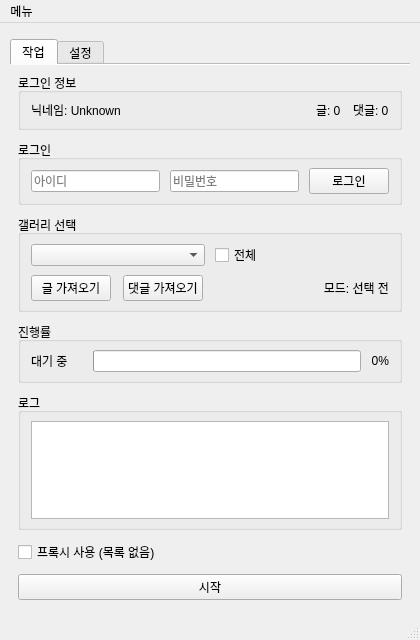
<?xml version="1.0" encoding="UTF-8"?>
<ui version="4.0">
 <class>MainWindow</class>
 <widget class="QMainWindow" name="MainWindow">
  <property name="geometry">
   <rect>
    <x>0</x>
    <y>0</y>
    <width>420</width>
    <height>640</height>
   </rect>
  </property>
  <property name="minimumSize">
   <size>
    <width>420</width>
    <height>640</height>
   </size>
  </property>
  <property name="maximumSize">
   <size>
    <width>420</width>
    <height>640</height>
   </size>
  </property>
  <property name="windowTitle">
   <string>디시인사이드 클리너</string>
  </property>
  <widget class="QWidget" name="centralwidget">
   <layout class="QVBoxLayout" name="verticalLayout">
    <property name="spacing">
     <number>6</number>
    </property>
    <property name="leftMargin">
     <number>10</number>
    </property>
    <property name="topMargin">
     <number>16</number>
    </property>
    <property name="rightMargin">
     <number>10</number>
    </property>
    <property name="bottomMargin">
     <number>10</number>
    </property>
    <item>
     <widget class="QTabWidget" name="tab_widget">
      <property name="documentMode">
       <bool>true</bool>
      </property>
      <property name="currentIndex">
       <number>0</number>
      </property>
      <widget class="QWidget" name="tab_work">
       <attribute name="title">
        <string>작업</string>
       </attribute>
       <layout class="QVBoxLayout" name="verticalLayout_work">
        <property name="spacing">
         <number>10</number>
        </property>
        <property name="leftMargin">
         <number>8</number>
        </property>
        <property name="topMargin">
         <number>8</number>
        </property>
        <property name="rightMargin">
         <number>8</number>
        </property>
        <property name="bottomMargin">
         <number>8</number>
        </property>
        <item>
         <widget class="QGroupBox" name="group_box_login_info">
          <property name="title">
           <string>로그인 정보</string>
          </property>
          <layout class="QHBoxLayout" name="horizontalLayout_login_info">
           <property name="spacing">
            <number>12</number>
           </property>
           <property name="leftMargin">
            <number>10</number>
           </property>
           <property name="topMargin">
            <number>8</number>
           </property>
           <property name="rightMargin">
            <number>10</number>
           </property>
           <property name="bottomMargin">
            <number>8</number>
           </property>
           <item>
            <widget class="QLabel" name="label_nickname">
             <property name="sizePolicy">
              <sizepolicy hsizetype="Expanding" vsizetype="Preferred">
               <horstretch>1</horstretch>
               <verstretch>0</verstretch>
              </sizepolicy>
             </property>
             <property name="text">
              <string>닉네임: Unknown</string>
             </property>
            </widget>
           </item>
           <item>
            <widget class="QLabel" name="label_article_num">
             <property name="text">
              <string>글: 0</string>
             </property>
            </widget>
           </item>
           <item>
            <widget class="QLabel" name="label_comment_num">
             <property name="text">
              <string>댓글: 0</string>
             </property>
            </widget>
           </item>
          </layout>
         </widget>
        </item>
        <item>
         <widget class="QGroupBox" name="group_box_login">
          <property name="title">
           <string>로그인</string>
          </property>
          <layout class="QHBoxLayout" name="horizontalLayout_login">
           <property name="spacing">
            <number>10</number>
           </property>
           <property name="leftMargin">
            <number>10</number>
           </property>
           <property name="topMargin">
            <number>8</number>
           </property>
           <property name="rightMargin">
            <number>10</number>
           </property>
           <property name="bottomMargin">
            <number>8</number>
           </property>
           <item>
            <widget class="QLineEdit" name="input_id">
             <property name="placeholderText">
              <string>아이디</string>
             </property>
            </widget>
           </item>
           <item>
            <widget class="QLineEdit" name="input_pw">
             <property name="echoMode">
              <enum>QLineEdit::Password</enum>
             </property>
             <property name="placeholderText">
              <string>비밀번호</string>
             </property>
            </widget>
           </item>
           <item>
            <widget class="QPushButton" name="btn_login">
             <property name="minimumSize">
              <size>
               <width>72</width>
               <height>0</height>
              </size>
             </property>
             <property name="text">
              <string>로그인</string>
             </property>
            </widget>
           </item>
          </layout>
         </widget>
        </item>
        <item>
         <widget class="QGroupBox" name="group_box_gall">
          <property name="title">
           <string>갤러리 선택</string>
          </property>
          <layout class="QVBoxLayout" name="verticalLayout_gall">
           <property name="spacing">
            <number>8</number>
           </property>
           <property name="leftMargin">
            <number>10</number>
           </property>
           <property name="topMargin">
            <number>8</number>
           </property>
           <property name="rightMargin">
            <number>10</number>
           </property>
           <property name="bottomMargin">
            <number>8</number>
           </property>
           <item>
            <layout class="QHBoxLayout" name="horizontalLayout_gall_select">
             <property name="spacing">
              <number>10</number>
             </property>
             <item>
              <widget class="QComboBox" name="combo_box_gall"/>
             </item>
             <item>
              <widget class="QCheckBox" name="checkbox_gall_all">
               <property name="text">
                <string>전체</string>
               </property>
              </widget>
             </item>
            </layout>
           </item>
           <item>
            <layout class="QHBoxLayout" name="horizontalLayout_gall_actions">
             <property name="spacing">
              <number>12</number>
             </property>
             <item>
              <widget class="QPushButton" name="btn_get_posting">
               <property name="text">
                <string>글 가져오기</string>
               </property>
              </widget>
             </item>
             <item>
              <widget class="QPushButton" name="btn_get_comment">
               <property name="text">
                <string>댓글 가져오기</string>
               </property>
              </widget>
             </item>
             <item>
              <spacer name="horizontalSpacer_mode">
               <property name="orientation">
                <enum>Qt::Horizontal</enum>
               </property>
               <property name="sizeHint" stdset="0">
                <size>
                 <width>8</width>
                 <height>20</height>
                </size>
               </property>
              </spacer>
             </item>
             <item>
              <widget class="QLabel" name="label_current_mode">
               <property name="text">
                <string>모드: 선택 전</string>
               </property>
               <property name="alignment">
                <set>Qt::AlignRight|Qt::AlignTrailing|Qt::AlignVCenter</set>
               </property>
              </widget>
             </item>
            </layout>
           </item>
          </layout>
         </widget>
        </item>
        <item>
         <widget class="QGroupBox" name="group_box_progress">
          <property name="title">
           <string>진행률</string>
          </property>
          <layout class="QHBoxLayout" name="horizontalLayout_progress">
           <property name="spacing">
            <number>10</number>
           </property>
           <property name="leftMargin">
            <number>10</number>
           </property>
           <property name="topMargin">
            <number>8</number>
           </property>
           <property name="rightMargin">
            <number>10</number>
           </property>
           <property name="bottomMargin">
            <number>8</number>
           </property>
           <item>
            <widget class="QLabel" name="label_progress_status">
             <property name="minimumSize">
              <size>
               <width>52</width>
               <height>0</height>
              </size>
             </property>
             <property name="text">
              <string>대기 중</string>
             </property>
            </widget>
           </item>
           <item>
            <widget class="QProgressBar" name="progress_bar">
             <property name="minimumSize">
              <size>
               <width>0</width>
               <height>18</height>
              </size>
             </property>
             <property name="value">
              <number>0</number>
             </property>
             <property name="textVisible">
              <bool>false</bool>
             </property>
            </widget>
           </item>
           <item>
            <widget class="QLabel" name="label_progress_percent">
             <property name="text">
              <string>0%</string>
             </property>
             <property name="alignment">
              <set>Qt::AlignRight|Qt::AlignTrailing|Qt::AlignVCenter</set>
             </property>
            </widget>
           </item>
          </layout>
         </widget>
        </item>
        <item stretch="1">
         <widget class="QGroupBox" name="group_box_log">
          <property name="sizePolicy">
           <sizepolicy hsizetype="Preferred" vsizetype="Expanding">
            <horstretch>0</horstretch>
            <verstretch>1</verstretch>
           </sizepolicy>
          </property>
          <property name="title">
           <string>로그</string>
          </property>
          <layout class="QVBoxLayout" name="verticalLayout_log">
           <property name="leftMargin">
            <number>10</number>
           </property>
           <property name="topMargin">
            <number>8</number>
           </property>
           <property name="rightMargin">
            <number>10</number>
           </property>
           <property name="bottomMargin">
            <number>8</number>
           </property>
           <item>
            <widget class="QTextBrowser" name="box_log">
             <property name="minimumSize">
              <size>
               <width>0</width>
               <height>56</height>
              </size>
             </property>
            </widget>
           </item>
          </layout>
         </widget>
        </item>
        <item>
         <layout class="QHBoxLayout" name="horizontalLayout_proxy">
          <item>
           <widget class="QCheckBox" name="checkbox_proxy">
            <property name="toolTip">
             <string>프록시를 추가하거나 불러오면 사용할 수 있습니다.</string>
            </property>
            <property name="text">
             <string>프록시 사용 (목록 없음)</string>
            </property>
           </widget>
          </item>
         </layout>
        </item>
        <item>
         <widget class="QPushButton" name="btn_start">
          <property name="text">
           <string>시작</string>
          </property>
         </widget>
        </item>
       </layout>
      </widget>
      <widget class="QWidget" name="tab_settings">
       <attribute name="title">
        <string>설정</string>
       </attribute>
       <layout class="QVBoxLayout" name="verticalLayout_settings">
        <property name="spacing">
         <number>14</number>
        </property>
        <property name="leftMargin">
         <number>10</number>
        </property>
        <property name="topMargin">
         <number>10</number>
        </property>
        <property name="rightMargin">
         <number>10</number>
        </property>
        <property name="bottomMargin">
         <number>10</number>
        </property>
        <item>
         <widget class="QGroupBox" name="group_box_proxy_management">
          <property name="title">
           <string>프록시 관리</string>
          </property>
          <layout class="QHBoxLayout" name="horizontalLayout_proxy_actions">
           <property name="spacing">
            <number>16</number>
           </property>
           <property name="leftMargin">
            <number>12</number>
           </property>
           <property name="topMargin">
            <number>10</number>
           </property>
           <property name="rightMargin">
            <number>12</number>
           </property>
           <property name="bottomMargin">
            <number>10</number>
           </property>
           <item>
            <widget class="QPushButton" name="btn_add_proxy">
             <property name="toolTip">
              <string>프록시 주소를 직접 추가합니다.</string>
             </property>
             <property name="text">
              <string>프록시 추가</string>
             </property>
            </widget>
           </item>
           <item>
            <widget class="QPushButton" name="btn_load_proxy">
             <property name="toolTip">
              <string>저장된 프록시 JSON 파일을 불러옵니다.</string>
             </property>
             <property name="text">
              <string>프록시 불러오기</string>
             </property>
            </widget>
           </item>
          </layout>
         </widget>
        </item>
        <item>
         <widget class="QGroupBox" name="group_box_captcha">
          <property name="title">
           <string>캡차 자동 해제</string>
          </property>
          <layout class="QHBoxLayout" name="horizontalLayout_captcha">
           <property name="spacing">
            <number>10</number>
           </property>
           <property name="leftMargin">
            <number>12</number>
           </property>
           <property name="topMargin">
            <number>10</number>
           </property>
           <property name="rightMargin">
            <number>12</number>
           </property>
           <property name="bottomMargin">
            <number>10</number>
           </property>
           <item>
            <widget class="QLabel" name="label_captcha_key">
             <property name="text">
              <string>2Captcha API Key</string>
             </property>
            </widget>
           </item>
           <item>
            <widget class="QLineEdit" name="input_captcha_key"/>
           </item>
           <item>
            <widget class="QPushButton" name="btn_captcha_key">
             <property name="text">
              <string>확인</string>
             </property>
            </widget>
           </item>
          </layout>
         </widget>
        </item>
        <item>
         <spacer name="verticalSpacer_settings">
          <property name="orientation">
           <enum>Qt::Vertical</enum>
          </property>
          <property name="sizeHint" stdset="0">
           <size>
            <width>20</width>
            <height>40</height>
           </size>
          </property>
         </spacer>
        </item>
       </layout>
      </widget>
     </widget>
    </item>
   </layout>
  </widget>
  <widget class="QStatusBar" name="status_bar"/>
  <widget class="QMenuBar" name="menuBar">
   <property name="geometry">
    <rect>
     <x>0</x>
     <y>0</y>
     <width>420</width>
     <height>22</height>
    </rect>
   </property>
   <widget class="QMenu" name="menu">
    <property name="title">
     <string>메뉴</string>
    </property>
    <addaction name="action_add_proxy"/>
    <addaction name="action_get_proxy"/>
    <addaction name="separator"/>
    <addaction name="action_about"/>
   </widget>
   <addaction name="menu"/>
  </widget>
  <action name="action_add_proxy">
   <property name="text">
    <string>프록시 추가</string>
   </property>
  </action>
  <action name="action_get_proxy">
   <property name="text">
    <string>프록시 불러오기</string>
   </property>
  </action>
  <action name="action_about">
   <property name="text">
    <string>정보</string>
   </property>
  </action>
 </widget>
 <resources/>
 <connections/>
</ui>
